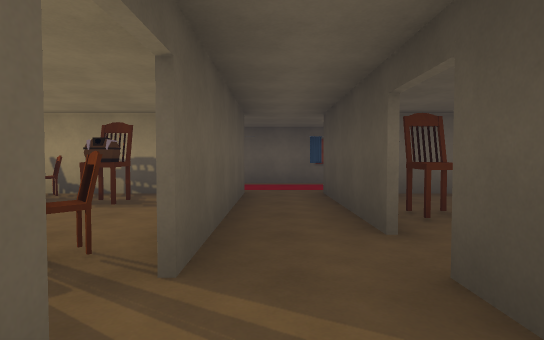
View 1 (above)

18 first-person views from a walk through a Unity game level. The camera is 1.3 m above the floor, tilts 2° down and sees 80° across. The floor is counted in squares, 2 m on a side. Each view is taken from the middle of a square. On the plan, view 1 faces up. The plan holds only what a view shows up to about 10 squares ahead; the rest is blank. The place goes on beyond the plan. The player character is not drawn.

View 2
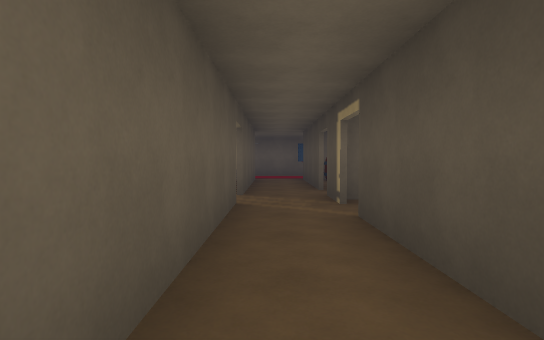

View 3
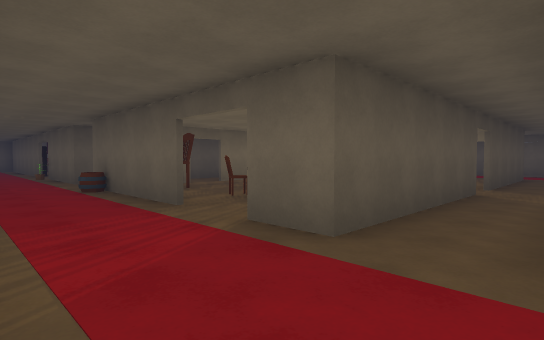

View 4
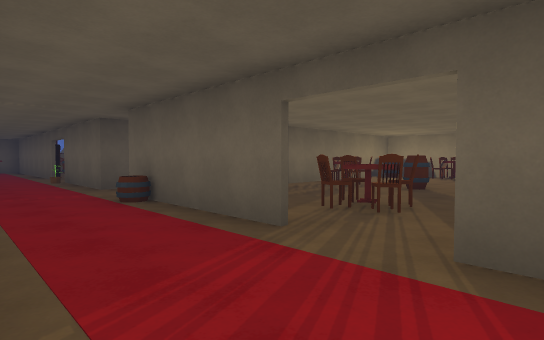

View 5
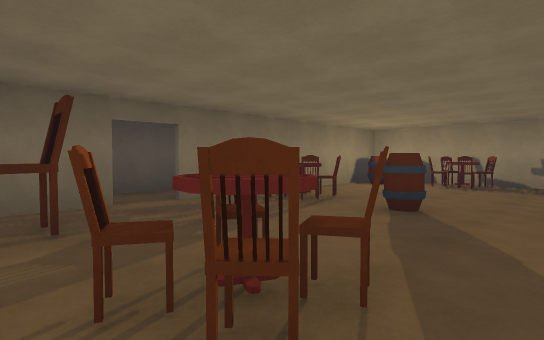

View 6
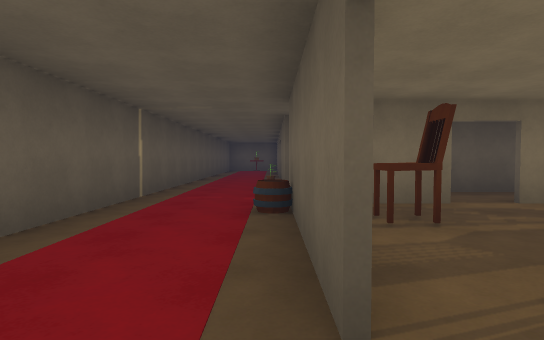

View 7
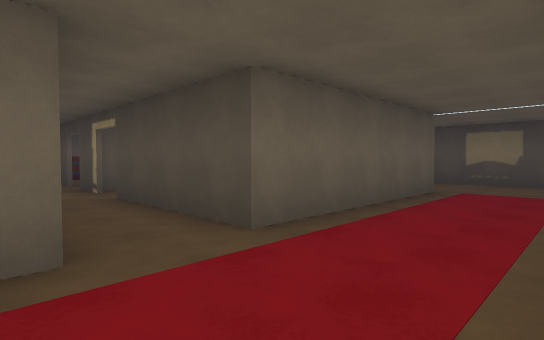

View 8
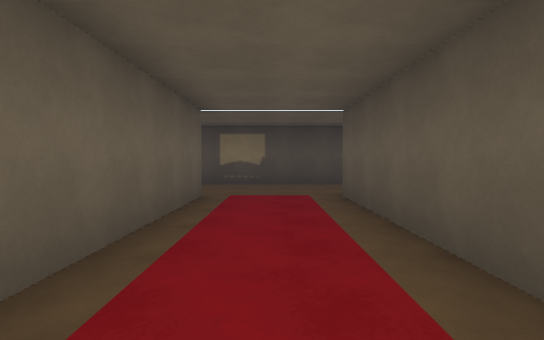

View 9
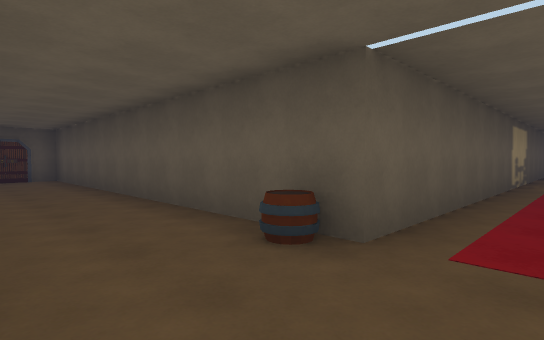

View 10
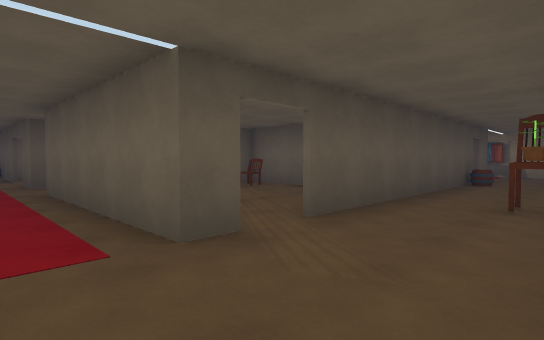

View 11
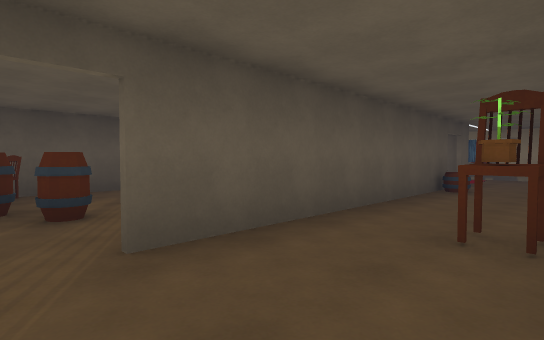

View 12
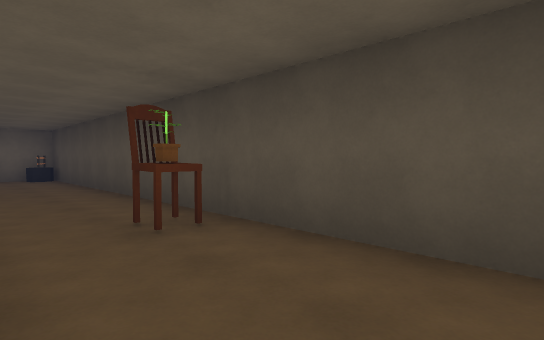

View 13
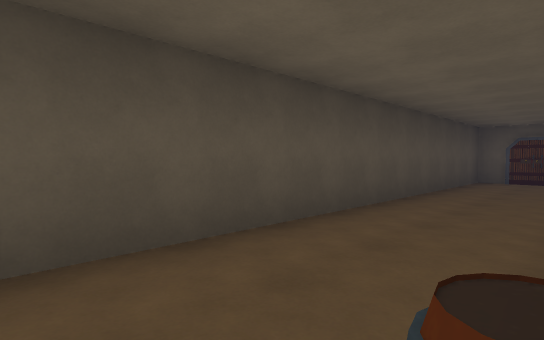

View 14
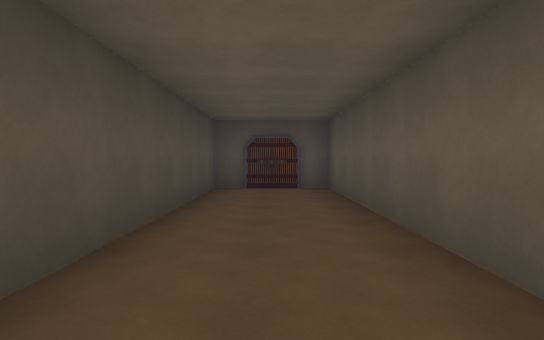

View 15
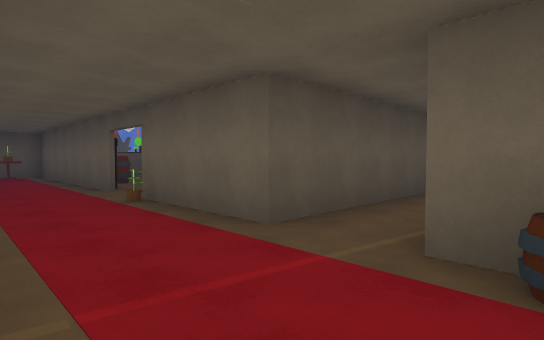

View 16
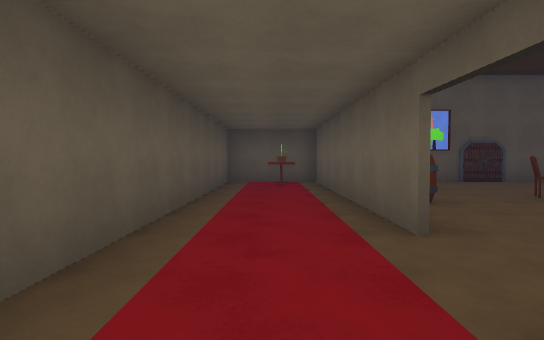

View 17
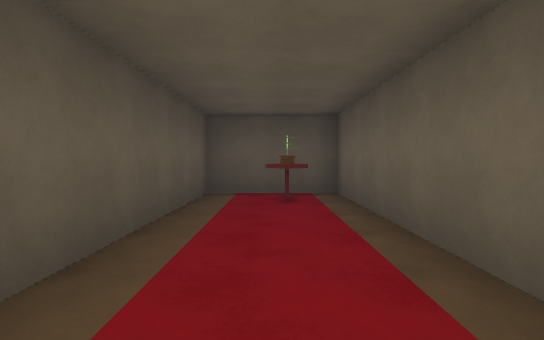

View 18
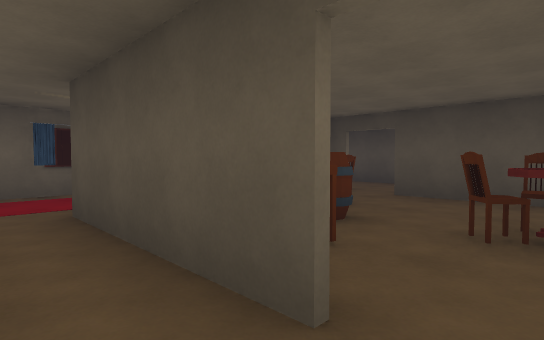

### Floor plan
Key: @ floor where view 1 was taken; # wall or solid block; x gap in a wall; . floor; ^ raised ledge; O other object.
Columns run from 20 left of view 1 to 9 right of it. Each row starts with its distance up from view 1.
  9                    ####   ###
  8                    ...    ..##
  7                    ...    ...#
  6               ####.#.#####...#
  5              ###^.O#.### ....#
  4              #.....#.#^#..#..#
  3 #            #.....#.#....#..#
  2 #..          #....^#...^#.#..#
  1 #O..        ##^#.....###  #..#
  0 #....       ##.....#@...^ #Ox#
 -1   .....     #......#.#....#..#
 -2     ....    ##.#x^.#.#..#.#..#
 -3 ###  #...  ###.x...#.#^#.....#
 -4 #.######.###.####......###...#
 -5 #.O..........................#
 -6 #............................#
 -7 ###########################..#
 -8                          #...#
 -9                          #...#
-10                          #...#
-11                          #...#
-12                          #...#
-13                          #...#
-14                          #...#
-15                          #...#
-16                          #...#
-17                          #####

Where each view was taken, in squares from view 1:
view 1: 0 up, 0 right, facing up
view 2: 4 down, 0 right, facing up
view 3: 6 down, 1 right, facing up-left
view 4: 6 down, 1 left, facing up-left
view 5: 3 down, 2 left, facing up-left
view 6: 4 down, 2 left, facing left
view 7: 6 down, 1 left, facing up-right
view 8: 5 down, 0 right, facing right
view 9: 5 down, 8 right, facing down-left
view 10: 5 down, 8 right, facing up-left
view 11: 3 down, 8 right, facing up-left
view 12: 3 down, 6 right, facing up-right
view 13: 6 down, 6 right, facing down-right
view 14: 9 down, 7 right, facing down
view 15: 6 down, 6 left, facing up-left
view 16: 5 down, 10 left, facing left
view 17: 5 down, 13 left, facing left
view 18: 2 up, 0 right, facing up-right
